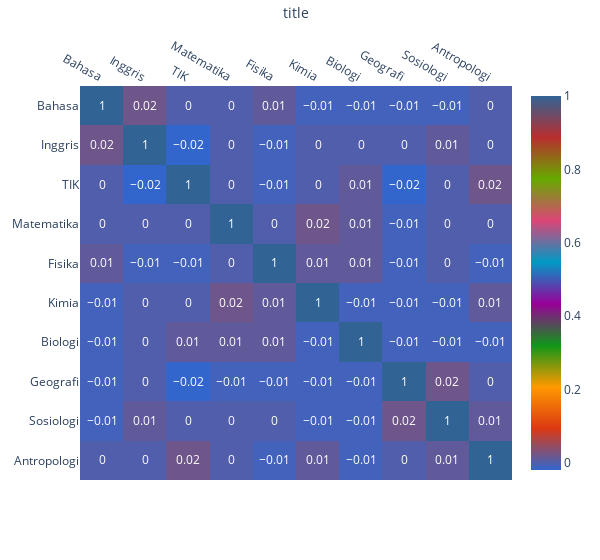

This figure's notebook cell:
### Code cell
util_visualization.drawHeatmap(np.round(df_train_normalize.corr(),2), numCols, numCols, "title")

### Figure 1 — Plotly figure (JSON) as saved in the notebook; plotly's stock layout.template omitted (floating-point values rounded to 4 significant figures)
{"data": [{"coloraxis": "coloraxis", "hovertemplate": "title: %{x}<br>y: %{y}<br>color: %{z}<extra></extra>", "name": "0", "texttemplate": "%{z}", "type": "heatmap", "x": ["Bahasa", "Inggris", "TIK", "Matematika", "Fisika", "Kimia", "Biologi", "Geografi", "Sosiologi", "Antropologi"], "xaxis": "x", "y": ["Bahasa", "Inggris", "TIK", "Matematika", "Fisika", "Kimia", "Biologi", "Geografi", "Sosiologi", "Antropologi"], "yaxis": "y", "z": [[1, 0.02, 0, 0, 0.01, -0.01, -0.01, -0.01, -0.01, 0], [0.02, 1, -0.02, 0, -0.01, 0, 0, 0, 0.01, 0], [0, -0.02, 1, 0, -0.01, 0, 0.01, -0.02, 0, 0.02], [0, 0, 0, 1, 0, 0.02, 0.01, -0.01, 0, 0], [0.01, -0.01, -0.01, 0, 1, 0.01, 0.01, -0.01, 0, -0.01], [-0.01, 0, 0, 0.02, 0.01, 1, -0.01, -0.01, -0.01, 0.01], [-0.01, 0, 0.01, 0.01, 0.01, -0.01, 1, -0.01, -0.01, -0.01], [-0.01, 0, -0.02, -0.01, -0.01, -0.01, -0.01, 1, 0.02, 0], [-0.01, 0.01, 0, 0, 0, -0.01, -0.01, 0.02, 1, 0.01], [0, 0, 0.02, 0, -0.01, 0.01, -0.01, 0, 0.01, 1]]}], "layout": {"coloraxis": {"colorscale": [[0, "#3366CC"], [0.1111, "#DC3912"], [0.2222, "#FF9900"], [0.3333, "#109618"], [0.4444, "#990099"], [0.5556, "#0099C6"], [0.6667, "#DD4477"], [0.7778, "#66AA00"], [0.8889, "#B82E2E"], [1, "#316395"]]}, "margin": {"t": 60}, "width": 600, "xaxis": {"anchor": "y", "domain": [0, 1], "side": "top", "title": {"text": "title"}}, "yaxis": {"anchor": "x", "autorange": "reversed", "domain": [0, 1]}}}
